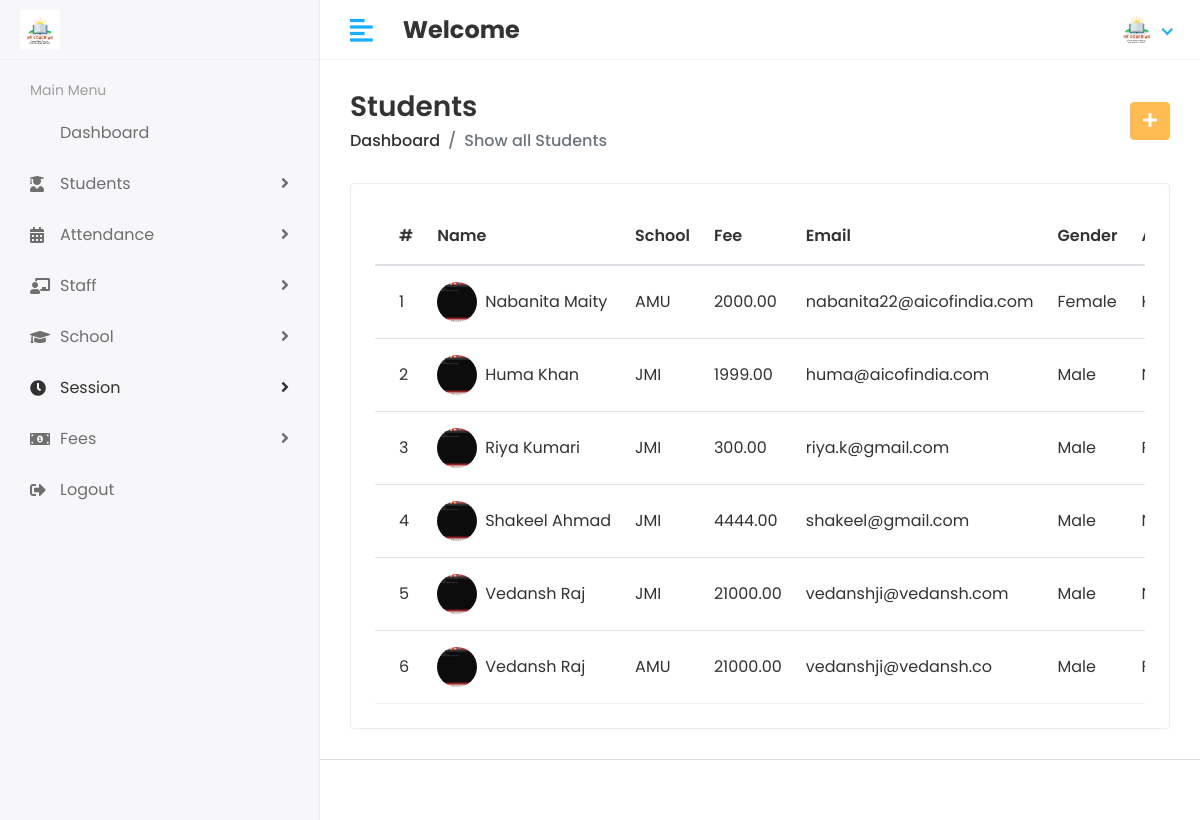
/Hod/Student/View (signed in), run on an earlier commit of the app's database.
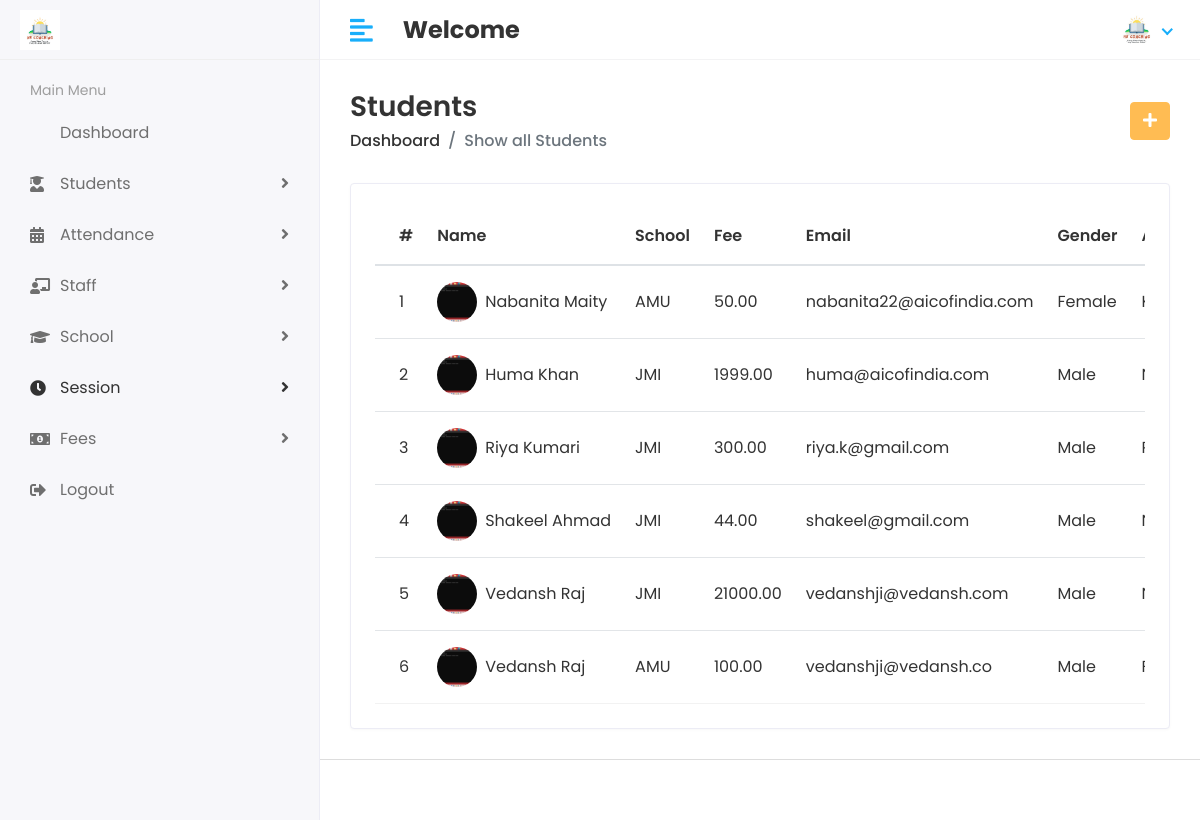
And on a later commit of the database.
### app/models.py (models this page shows, shortened)
class Student(models.Model):
    admin = models.OneToOneField(CustomUser, on_delete=models.CASCADE)
    address = models.TextField()
    gender = models.CharField(max_length=100)
    session_year_id = models.ForeignKey(Session_Year, on_delete=models.DO_NOTHING)
    join_data = models.CharField(max_length=100)
    mobile_number = models.CharField(max_length=20)
    created_at = models.DateTimeField(auto_now_add=True)
    updated_at = models.DateTimeField(auto_now=True)
    school = models.ForeignKey(School, on_delete=models.CASCADE, related_name='students')

class CustomUser(AbstractUser):
    USER = (
        (1, 'HOD'),
        (2, 'STAFF'),
        (3, 'STUDENT'),
    )
    user_type = models.CharField(choices=USER, max_length=50, default=1)
    profile_pic = models.ImageField(upload_to='media/profile_pic')

class School(models.Model):
    name = models.CharField(max_length=100)
    created_at = models.DateTimeField(auto_now_add=True)
    updated_at = models.DateTimeField(auto_now=True)

### student_management_project/Hod_views.py (the view)
# urls.py: path('Hod/Student/View', Hod_views.VIEW_STUDENT, name="view_student"),
@staff_member_required(redirect_field_name='next', login_url='login')
def VIEW_STUDENT(request):
    students = Student.objects.filter(admin__user_type=3)
    for student in students:
        fee = Fee.objects.filter(student=student).first()
        student.fee_amount = fee.amount if fee else 0
    context = {
        'students': students
    }
    return render(request, 'Hod/view_student.html', context)

### templates/Hod/view_student.html (shortened to what this page needs)
{% extends 'base.html' %}
{% block content %}
<div class="page-header">
    <div class="row align-items-center">
        <div class="col">
            <h3 class="page-title">Students</h3>
            <ul class="breadcrumb">
                <li class="breadcrumb-item"><a href="{% url 'hod_home' %}">Dashboard</a></li>
                <li class="breadcrumb-item active">Show all Students</li>
            </ul>
        </div>
        <div class="col-auto text-right float-right ml-auto">
            <a href="{% url 'add_student' %}" class="btn btn-primary"><i class="fas fa-plus"></i></a>
        </div>
    </div>
</div>
<div class="row">
    <div class="col-sm-12">
        <div class="card card-table">
            <div class="card-body">
                {% if students %}
                <div class="table-responsive">
                    <table class="table table-hover table-center mb-0">
                        <thead>
                            <tr>
                                <th>#</th>
                                <th>Name</th>
                                <th>School</th>
                                <th>Fee</th>
                                <th>Email</th>
                                <th>Gender</th>
                                <th>Address</th>
                            </tr>
                        </thead>
                        <tbody>
                            {% for student in students %}
                            <tr>
                                <td>{{ forloop.counter }}</td>
<td>
    <h2 class="table-avatar">
        <a href="{% url 'student_profile' student.id %}" class="avatar avatar-sm mr-2"><img class="avatar-img rounded-circle" src="/{{ student.admin.profile_pic }}" alt="User Image"></a>
        <a href="{% url 'student_profile' student.id %}">{{ student.admin.first_name }} {{ student.admin.last_name }}</a>
    </h2>
</td>
                                <td>{{ student.school.name }}</td>
                                <td>
                                    {{ student.fee_amount }}
                                </td>
                                <td>{{ student.admin.email }}</td>
                                <td>{{ student.gender }}</td>
                                <td>{{ student.address }}</td>
                            </tr>
                            {% endfor %}
                        </tbody>
                    </table>
                </div>
                {% else %}
                <h4 class="text-center text-red">No Data</h4>
                {% endif %}
            </div>
        </div>
    </div>
</div>
{% endblock %}

What changed in the data, as far as the page shows it:
changed Student "Female": fee_amount "2000.00" → "50.00"
changed Student "Shakeel": fee_amount "4444.00" → "44.00"
changed Student "vedanshji@vedansh.co": fee_amount "21000.00" → "100.00"
